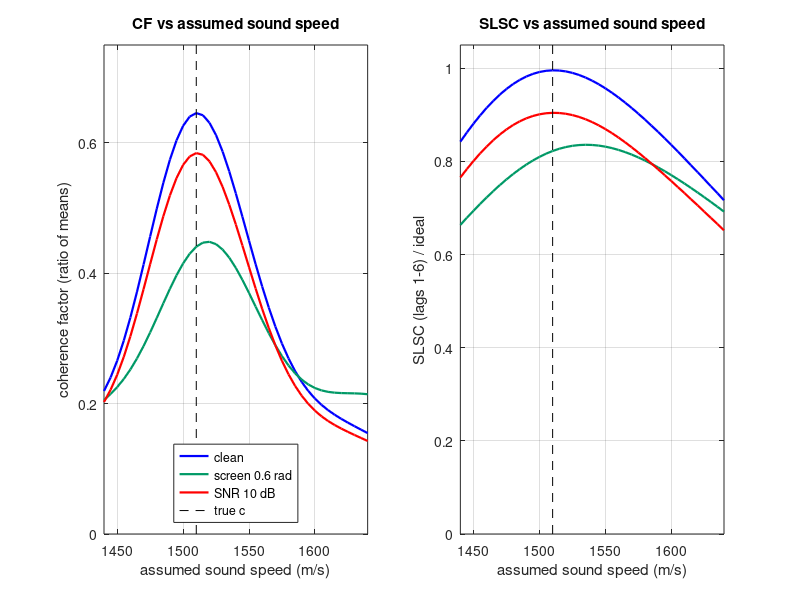

Write MATLAB code to recreate this figure.
%% m07_coherence_vs_sound_speed.m  --  toy coherence-based sound-speed estimator
% Purpose : simulate narrowband focused channel data from diffuse scatterers in a medium
%           of sound speed c_true, then re-focus (transmit and receive delays) with an
%           assumed speed c_hat swept over 1440-1640 m/s. The coherence factor and the
%           short-lag spatial coherence (SLSC) both peak where c_hat = c_true, because any
%           residual (quadratic) focusing phase can only lower spatial coherence.
%           Repeat with a near-field phase screen and with noise to see the peak drop,
%           flatten and (for the screen) shift.
% Change  : c_true, z (focal depth), N (aperture), sig_phi, SNR_dB, M (realizations).
% Expect  : clean argmax ~ c_true for both metrics; SLSC loses ~4-5 % and CF ~30-36 % at
%           |c_hat - c_true| = 40 m/s (F/1.6); the screen lowers and flattens the peak and
%           can move it by tens of m/s (here SLSC +25 m/s): aberration biases the estimate.
% Model   : narrowband phasors (single frequency f0), scatterers on a fine grid in the
%           plane at the true depth z; the beamformer believes the echo comes from
%           z_hat = z * c_hat / c_true and focuses there with speed c_hat.
% Base MATLAB only; runs in MATLAB R2019b+ and GNU Octave 8.
rng(2);

%% 1. Geometry and data
c_true = 1510;  f0 = 5e6;  k = 2*pi*f0/c_true;       % true speed (m/s), Hz, wavenumber (rad/m)
N = 64;  pitch = 0.3e-3;  z = 30e-3;                  % elements, m, true focal depth (m)
xe = ((0:N-1) - (N-1)/2) * pitch;                     % element positions (m)
xi = -6e-3 : 20e-6 : 6e-3;  Nxi = numel(xi);          % scatterer grid in the focal plane (m)
M  = 300;                                             % speckle realizations (snapshots)
H  = exp(-1i*k*sqrt((xe.' - xi).^2 + z^2));           % true one-way propagation, N x Nxi
A  = (randn(Nxi, M) + 1i*randn(Nxi, M)) / sqrt(2);   % reflectivity, same draws for every c_hat

sig_phi = 0.6;  ell = 5;                              % phase screen: rms (rad), corr. length (el.)
w = conv(randn(1, N + 40), exp(-(-20:20).^2 / ell^2), 'same');  phi = w(21:20+N);
phi = phi - mean(phi);  phi = sig_phi * phi / sqrt(mean(phi.^2));
SNR_dB = 10;                                          % channel SNR for the noisy case

Mlag = 6;
lagavg = @(C, mmax) arrayfun(@(m) mean(real(diag(C, m))), 1:mmax);
cvec = 1440:5:1640;  nc = numel(cvec);
CF = zeros(3, nc);  SL = zeros(3, nc);                % rows: clean, screen, noise
Wn = (randn(N, M) + 1i*randn(N, M)) / sqrt(2);       % fixed noise draw

%% 2. Sweep the assumed sound speed
for ic = 1:nc
    ch   = cvec(ic);
    zh   = z * ch / c_true;                            % depth the beamformer assigns to the echo
    foc  = exp(1i*2*pi*f0*sqrt(xe.'.^2 + zh^2)/ch);    % focusing phase (delay) per element, N x 1
    for cs = 1:3
        if cs == 2, Hc = H .* exp(1i*phi.'); else, Hc = H; end
        Pt = (foc.' * Hc);                             % transmit field at the scatterers, 1 x Nxi
        S  = (foc .* Hc) .* Pt;                        % receive focusing x propagation x transmit
        S  = S * A;                                    % N x M focused channel samples
        if cs == 3
            Ps = mean(abs(S(:)).^2);  S = S + sqrt(Ps / 10^(SNR_dB/10)) * Wn;
        end
        R  = (S * S') / M;  d = sqrt(real(diag(R)));  C = R ./ (d * d.');
        coh = lagavg(C, Mlag);
        SL(cs, ic) = sum(coh);
        CF(cs, ic) = mean(abs(sum(S, 1)).^2) / mean(N * sum(abs(S).^2, 1));
    end
end

%% 3. Peak picking with a parabolic fit around the maximum
pfit = @(ym, y0, yp) 0.5 * (ym - yp) / (ym - 2*y0 + yp);   % sub-step offset of the vertex
names = {'clean', sprintf('screen %.1f rad', sig_phi), sprintf('SNR %d dB', SNR_dB)};
ideal = sum(1 - (1:Mlag)/N);
i0 = find(cvec == c_true);  ip = find(cvec == c_true + 40);  im = find(cvec == c_true - 40);
for cs = 1:3
    pk = zeros(1, 2);  Y = {CF(cs,:), SL(cs,:)};
    for q = 1:2
        y = Y{q};  ib = min(max(find(y == max(y), 1), 2), nc-1);
        pk(q) = cvec(ib) + 5 * pfit(y(ib-1), y(ib), y(ib+1));
    end
    fprintf('%-16s argmax CF %6.1f m/s  SLSC %6.1f m/s | peak CF %.3f SLSC/ideal %.3f | at +-40 m/s: CF %.0f%%/%.0f%%, SLSC %.1f%%/%.1f%% of peak\n', ...
        names{cs}, pk(1), pk(2), max(CF(cs,:)), max(SL(cs,:))/ideal, ...
        100*CF(cs,im)/max(CF(cs,:)), 100*CF(cs,ip)/max(CF(cs,:)), 100*SL(cs,im)/max(SL(cs,:)), 100*SL(cs,ip)/max(SL(cs,:)));
end
lam = c_true / f0;  D = N * pitch;
fprintf('edge defocus phase for 40 m/s, paraxial estimate pi D^2/(2 lambda z) * dc/c = %.2f rad\n', ...
    pi * D^2 / (2 * lam * z) * 40 / c_true);

%% 4. Figures
figure('Position', [100 100 1050 400]);
subplot(1,2,1);
plot(cvec, CF(1,:), 'b-', 'LineWidth', 1.6); hold on;
plot(cvec, CF(2,:), 'Color', [0 0.6 0.4], 'LineWidth', 1.6);
plot(cvec, CF(3,:), 'r-', 'LineWidth', 1.6);
plot([c_true c_true], [0 1], 'k--');
grid on; ylim([0 0.75]); xlim([1440 1640]); xlabel('assumed sound speed (m/s)'); ylabel('coherence factor (ratio of means)');
legend(names{1}, names{2}, names{3}, 'true c', 'Location', 'south'); title('CF vs assumed sound speed');
subplot(1,2,2);
plot(cvec, SL(1,:)/ideal, 'b-', 'LineWidth', 1.6); hold on;
plot(cvec, SL(2,:)/ideal, 'Color', [0 0.6 0.4], 'LineWidth', 1.6);
plot(cvec, SL(3,:)/ideal, 'r-', 'LineWidth', 1.6);
plot([c_true c_true], [0 1.05], 'k--');
grid on; ylim([0 1.05]); xlim([1440 1640]); xlabel('assumed sound speed (m/s)'); ylabel('SLSC (lags 1-6) / ideal');
title('SLSC vs assumed sound speed');
